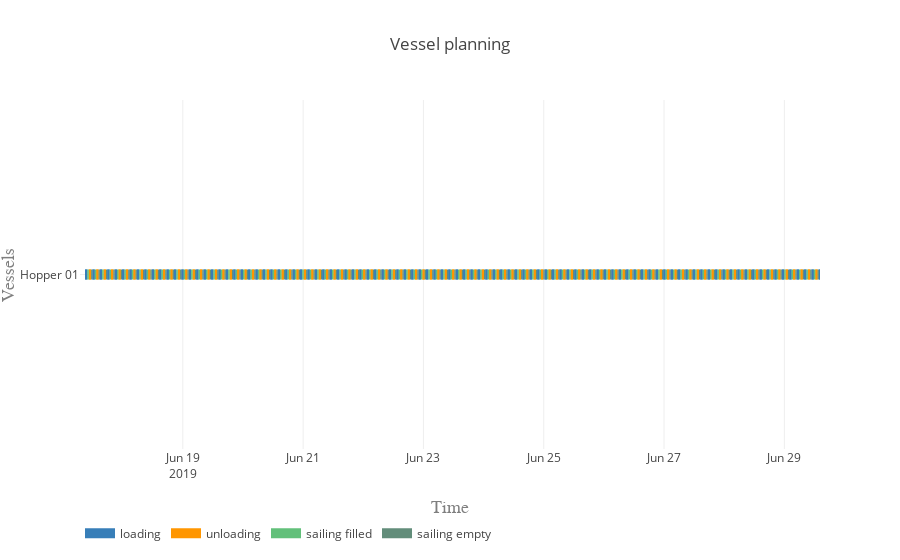

Notebook code for this chart:
### Code cell
vessels = equipment

processes = ['loading', 'unloading', 'sailing filled', 'sailing empty']
colors = {0:'rgb(55,126,184)', 1:'rgb(255,150,0)', 2:'rgb(98, 192, 122)', 3:'rgb(98, 141, 122)'}

plot.vessel_planning(vessels, processes, colors)

### Figure 1 — Plotly figure (JSON) as saved in the notebook; plotly's stock layout.template omitted (floating-point values rounded to 4 significant figures; data arrays with more than 128 entries replaced by an {"elided": "..."} marker saying what was removed)
{"data": [{"connectgaps": false, "hoverinfo": "y+name", "line": {"color": "rgb(55,126,184)", "width": 10}, "mode": "lines", "name": "loading", "type": "scatter", "uid": "ebe24f11-5f00-4582-a95d-13f505cd90a6", "x": {"elided": "1000 str values"}, "y": {"elided": "1000 str values"}}, {"connectgaps": false, "hoverinfo": "y+name", "line": {"color": "rgb(255,150,0)", "width": 10}, "mode": "lines", "name": "unloading", "type": "scatter", "uid": "09219633-0803-4711-8859-7d26971f0fc7", "x": {"elided": "1000 str values"}, "y": {"elided": "1000 str values"}}, {"connectgaps": false, "hoverinfo": "y+name", "line": {"color": "rgb(98, 192, 122)", "width": 10}, "mode": "lines", "name": "sailing filled", "type": "scatter", "uid": "a2258ef3-0717-4f9f-8c61-a7bd1e547579", "x": {"elided": "500 str values"}, "y": {"elided": "500 str values"}}, {"connectgaps": false, "hoverinfo": "y+name", "line": {"color": "rgb(98, 141, 122)", "width": 10}, "mode": "lines", "name": "sailing empty", "type": "scatter", "uid": "48f345ed-ee61-4a85-96f3-7a7fe78c12d3", "x": {"elided": "495 str values"}, "y": {"elided": "495 str values"}}], "layout": {"hovermode": "closest", "legend": {"orientation": "h", "x": 0, "y": -0.2}, "title": "Vessel planning", "xaxis": {"range": ["2019-06-17 06:58:34", "2019-06-29 14:12:56.511561"], "title": "Time", "titlefont": {"color": "#7f7f7f", "family": "Courier New, monospace", "size": 18}}, "yaxis": {"title": "Vessels", "titlefont": {"color": "#7f7f7f", "family": "Courier New, monospace", "size": 18}}}}
